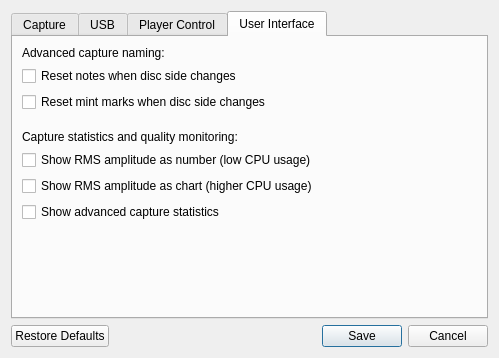
<?xml version="1.0" encoding="UTF-8"?>
<ui version="4.0">
 <class>ConfigurationDialog</class>
 <widget class="QDialog" name="ConfigurationDialog">
  <property name="geometry">
   <rect>
    <x>0</x>
    <y>0</y>
    <width>499</width>
    <height>358</height>
   </rect>
  </property>
  <property name="minimumSize">
   <size>
    <width>450</width>
    <height>290</height>
   </size>
  </property>
  <property name="windowTitle">
   <string>Preferences</string>
  </property>
  <layout class="QVBoxLayout" name="preferencesVerticalLayout">
   <item>
    <widget class="QTabWidget" name="tabWidget">
     <property name="minimumSize">
      <size>
       <width>400</width>
       <height>180</height>
      </size>
     </property>
     <property name="currentIndex">
      <number>3</number>
     </property>
     <widget class="QWidget" name="capture">
      <attribute name="title">
       <string>Capture</string>
      </attribute>
      <layout class="QVBoxLayout" name="captureVerticalLayout">
       <item>
        <layout class="QHBoxLayout" name="captureDirectoryHorizontalLayout">
         <item>
          <widget class="QLabel" name="captureDirectoryLabel">
           <property name="text">
            <string>Capture directory:</string>
           </property>
           <property name="alignment">
            <set>Qt::AlignmentFlag::AlignRight|Qt::AlignmentFlag::AlignTrailing|Qt::AlignmentFlag::AlignVCenter</set>
           </property>
          </widget>
         </item>
         <item>
          <widget class="QLineEdit" name="captureDirectoryLineEdit">
           <property name="sizePolicy">
            <sizepolicy hsizetype="Expanding" vsizetype="Preferred">
             <horstretch>0</horstretch>
             <verstretch>0</verstretch>
            </sizepolicy>
           </property>
          </widget>
         </item>
         <item>
          <widget class="QPushButton" name="captureDirectoryPushButton">
           <property name="sizePolicy">
            <sizepolicy hsizetype="Minimum" vsizetype="Preferred">
             <horstretch>0</horstretch>
             <verstretch>0</verstretch>
            </sizepolicy>
           </property>
           <property name="minimumSize">
            <size>
             <width>80</width>
             <height>0</height>
            </size>
           </property>
           <property name="text">
            <string>Browse</string>
           </property>
          </widget>
         </item>
        </layout>
       </item>
       <item>
        <layout class="QHBoxLayout" name="horizontalLayout_2">
         <item>
          <widget class="QLabel" name="label_4">
           <property name="sizePolicy">
            <sizepolicy hsizetype="Fixed" vsizetype="Preferred">
             <horstretch>0</horstretch>
             <verstretch>0</verstretch>
            </sizepolicy>
           </property>
           <property name="text">
            <string>Capture Format</string>
           </property>
          </widget>
         </item>
         <item>
          <widget class="QComboBox" name="captureFormatComboBox"/>
         </item>
        </layout>
       </item>
       <item>
        <layout class="QHBoxLayout" name="horizontalLayout_flac">
         <item>
          <widget class="QLabel" name="flacCompressionLabel">
           <property name="sizePolicy">
            <sizepolicy hsizetype="Fixed" vsizetype="Preferred">
             <horstretch>0</horstretch>
             <verstretch>0</verstretch>
            </sizepolicy>
           </property>
           <property name="text">
            <string>FLAC Compression</string>
           </property>
          </widget>
         </item>
         <item>
          <widget class="QComboBox" name="flacCompressionComboBox">
           <property name="toolTip">
            <string>Higher levels produce smaller files but need more CPU during the capture. If a capture reports buffer overruns, lower this before anything else.</string>
           </property>
          </widget>
         </item>
        </layout>
       </item>
       <item>
        <widget class="QCheckBox" name="cdDecimationCheckBox">
         <property name="text">
          <string>4:1 decimation (for CD RF capture)</string>
         </property>
         <property name="toolTip">
          <string>Keeps every fourth sample, giving a 10 Msps capture. Applies to both capture formats.</string>
         </property>
        </widget>
       </item>
       <item>
        <spacer name="verticalSpacer">
         <property name="orientation">
          <enum>Qt::Orientation::Vertical</enum>
         </property>
         <property name="sizeType">
          <enum>QSizePolicy::Policy::Minimum</enum>
         </property>
         <property name="sizeHint" stdset="0">
          <size>
           <width>20</width>
           <height>12</height>
          </size>
         </property>
        </spacer>
       </item>
       <item>
        <spacer name="verticalSpacer_2">
         <property name="orientation">
          <enum>Qt::Orientation::Vertical</enum>
         </property>
         <property name="sizeHint" stdset="0">
          <size>
           <width>20</width>
           <height>40</height>
          </size>
         </property>
        </spacer>
       </item>
      </layout>
     </widget>
     <widget class="QWidget" name="usb">
      <attribute name="title">
       <string>USB</string>
      </attribute>
      <layout class="QVBoxLayout" name="usbVerticalLayout">
       <item>
        <layout class="QHBoxLayout" name="horizontalLayout_4">
         <item>
          <widget class="QLabel" name="label_2">
           <property name="sizePolicy">
            <sizepolicy hsizetype="Fixed" vsizetype="Preferred">
             <horstretch>0</horstretch>
             <verstretch>0</verstretch>
            </sizepolicy>
           </property>
           <property name="text">
            <string>Preferred Device</string>
           </property>
          </widget>
         </item>
         <item>
          <widget class="QComboBox" name="preferredDeviceComboBox">
           <property name="editable">
            <bool>true</bool>
           </property>
          </widget>
         </item>
        </layout>
       </item>
       <item>
        <layout class="QGridLayout" name="usbDeviceGridLayout">
         <item row="0" column="0">
          <widget class="QLabel" name="vendorIdLabel">
           <property name="text">
            <string>Vendor ID:</string>
           </property>
           <property name="alignment">
            <set>Qt::AlignmentFlag::AlignRight|Qt::AlignmentFlag::AlignTrailing|Qt::AlignmentFlag::AlignVCenter</set>
           </property>
          </widget>
         </item>
         <item row="1" column="1">
          <widget class="QLineEdit" name="productIdLineEdit">
           <property name="sizePolicy">
            <sizepolicy hsizetype="Expanding" vsizetype="Fixed">
             <horstretch>0</horstretch>
             <verstretch>0</verstretch>
            </sizepolicy>
           </property>
          </widget>
         </item>
         <item row="1" column="0">
          <widget class="QLabel" name="productIdLabel">
           <property name="text">
            <string>Product ID:</string>
           </property>
           <property name="alignment">
            <set>Qt::AlignmentFlag::AlignRight|Qt::AlignmentFlag::AlignTrailing|Qt::AlignmentFlag::AlignVCenter</set>
           </property>
          </widget>
         </item>
         <item row="0" column="1">
          <widget class="QLineEdit" name="vendorIdLineEdit">
           <property name="sizePolicy">
            <sizepolicy hsizetype="Expanding" vsizetype="Fixed">
             <horstretch>0</horstretch>
             <verstretch>0</verstretch>
            </sizepolicy>
           </property>
          </widget>
         </item>
        </layout>
       </item>
       <item>
        <widget class="QLabel" name="defaultIdsLabel">
         <property name="text">
          <string>Default is: 7504/24635</string>
         </property>
         <property name="alignment">
          <set>Qt::AlignmentFlag::AlignCenter</set>
         </property>
        </widget>
       </item>
       <item>
        <layout class="QHBoxLayout" name="horizontalLayout">
         <item>
          <widget class="QLabel" name="label_3">
           <property name="sizePolicy">
            <sizepolicy hsizetype="Fixed" vsizetype="Preferred">
             <horstretch>0</horstretch>
             <verstretch>0</verstretch>
            </sizepolicy>
           </property>
           <property name="text">
            <string>Disk Buffer Queue Size</string>
           </property>
          </widget>
         </item>
         <item>
          <widget class="QComboBox" name="diskBufferQueueSizeComboBox">
           <property name="sizePolicy">
            <sizepolicy hsizetype="Expanding" vsizetype="Fixed">
             <horstretch>0</horstretch>
             <verstretch>0</verstretch>
            </sizepolicy>
           </property>
           <property name="currentText">
            <string/>
           </property>
          </widget>
         </item>
        </layout>
       </item>
       <item>
        <widget class="QCheckBox" name="useSmallUsbTransferQueue">
         <property name="text">
          <string>Limited USB Queue (Linux workaround. Increase &quot;usbfs_memory_mb&quot; instead)</string>
         </property>
        </widget>
       </item>
       <item>
        <widget class="QCheckBox" name="useSmallUsbTransfers">
         <property name="text">
          <string>Use Small Transfers (More reliable/higher CPU)</string>
         </property>
        </widget>
       </item>
       <item>
        <widget class="QCheckBox" name="useWinUsb">
         <property name="text">
          <string>Use WinUSB API (More reliable/lower CPU. Windows only)</string>
         </property>
        </widget>
       </item>
       <item>
        <widget class="QCheckBox" name="useAsyncFileIo">
         <property name="text">
          <string>Use Async file IO (More reliable/lower CPU. Windows only)</string>
         </property>
        </widget>
       </item>
       <item>
        <spacer name="verticalSpacer_4">
         <property name="orientation">
          <enum>Qt::Orientation::Vertical</enum>
         </property>
         <property name="sizeHint" stdset="0">
          <size>
           <width>20</width>
           <height>40</height>
          </size>
         </property>
        </spacer>
       </item>
       <item>
        <widget class="QLabel" name="label">
         <property name="text">
          <string>Please restart the program for these settings to take effect</string>
         </property>
        </widget>
       </item>
      </layout>
     </widget>
     <widget class="QWidget" name="playerControl">
      <attribute name="title">
       <string>Player Control</string>
      </attribute>
      <layout class="QVBoxLayout" name="playerControlVerticalLayout">
       <item>
        <layout class="QGridLayout" name="serialDeviceGridLayout">
         <item row="0" column="0">
          <widget class="QLabel" name="serialDeviceLabel">
           <property name="sizePolicy">
            <sizepolicy hsizetype="Preferred" vsizetype="Preferred">
             <horstretch>0</horstretch>
             <verstretch>0</verstretch>
            </sizepolicy>
           </property>
           <property name="text">
            <string>Serial device:</string>
           </property>
           <property name="alignment">
            <set>Qt::AlignmentFlag::AlignRight|Qt::AlignmentFlag::AlignTrailing|Qt::AlignmentFlag::AlignVCenter</set>
           </property>
          </widget>
         </item>
         <item row="0" column="1">
          <widget class="QComboBox" name="serialDeviceComboBox">
           <property name="sizePolicy">
            <sizepolicy hsizetype="Expanding" vsizetype="Preferred">
             <horstretch>0</horstretch>
             <verstretch>0</verstretch>
            </sizepolicy>
           </property>
          </widget>
         </item>
         <item row="1" column="0">
          <widget class="QLabel" name="serialSpeedLabel">
           <property name="sizePolicy">
            <sizepolicy hsizetype="Preferred" vsizetype="Preferred">
             <horstretch>0</horstretch>
             <verstretch>0</verstretch>
            </sizepolicy>
           </property>
           <property name="text">
            <string>Serial speed:</string>
           </property>
           <property name="alignment">
            <set>Qt::AlignmentFlag::AlignRight|Qt::AlignmentFlag::AlignTrailing|Qt::AlignmentFlag::AlignVCenter</set>
           </property>
          </widget>
         </item>
         <item row="1" column="1">
          <widget class="QComboBox" name="serialSpeedComboBox">
           <property name="sizePolicy">
            <sizepolicy hsizetype="Expanding" vsizetype="Preferred">
             <horstretch>0</horstretch>
             <verstretch>0</verstretch>
            </sizepolicy>
           </property>
          </widget>
         </item>
        </layout>
       </item>
       <item>
        <spacer name="verticalSpacer_5">
         <property name="orientation">
          <enum>Qt::Orientation::Vertical</enum>
         </property>
         <property name="sizeType">
          <enum>QSizePolicy::Policy::Fixed</enum>
         </property>
         <property name="sizeHint" stdset="0">
          <size>
           <width>20</width>
           <height>12</height>
          </size>
         </property>
        </spacer>
       </item>
       <item>
        <widget class="QCheckBox" name="keyLockCheckBox">
         <property name="text">
          <string>Engage key-lock</string>
         </property>
        </widget>
       </item>
       <item>
        <spacer name="verticalSpacer_3">
         <property name="orientation">
          <enum>Qt::Orientation::Vertical</enum>
         </property>
         <property name="sizeHint" stdset="0">
          <size>
           <width>20</width>
           <height>40</height>
          </size>
         </property>
        </spacer>
       </item>
      </layout>
     </widget>
     <widget class="QWidget" name="userInterface">
      <attribute name="title">
       <string>User Interface</string>
      </attribute>
      <layout class="QVBoxLayout" name="userInterfaceVerticalLayout">
       <item>
        <widget class="QLabel" name="advancedNamingLabel">
         <property name="text">
          <string>Advanced capture naming:</string>
         </property>
        </widget>
       </item>
       <item>
        <widget class="QCheckBox" name="perSideNotesCheckBox">
         <property name="text">
          <string>Reset notes when disc side changes</string>
         </property>
        </widget>
       </item>
       <item>
        <widget class="QCheckBox" name="perSideMintCheckBox">
         <property name="text">
          <string>Reset mint marks when disc side changes</string>
         </property>
        </widget>
       </item>
       <item>
        <spacer name="verticalSpacer_8">
         <property name="orientation">
          <enum>Qt::Orientation::Vertical</enum>
         </property>
         <property name="sizeType">
          <enum>QSizePolicy::Policy::Fixed</enum>
         </property>
         <property name="sizeHint" stdset="0">
          <size>
           <width>20</width>
           <height>12</height>
          </size>
         </property>
        </spacer>
       </item>
       <item>
        <widget class="QLabel" name="amplitudeLabel">
         <property name="text">
          <string>Capture statistics and quality monitoring:</string>
         </property>
         <property name="alignment">
          <set>Qt::AlignmentFlag::AlignLeading|Qt::AlignmentFlag::AlignLeft|Qt::AlignmentFlag::AlignVCenter</set>
         </property>
        </widget>
       </item>
       <item>
        <widget class="QCheckBox" name="amplitudeLabelCheckBox">
         <property name="text">
          <string>Show RMS amplitude as number (low CPU usage)</string>
         </property>
        </widget>
       </item>
       <item>
        <widget class="QCheckBox" name="amplitudeChartCheckBox">
         <property name="text">
          <string>Show RMS amplitude as chart (higher CPU usage)</string>
         </property>
        </widget>
       </item>
       <item>
        <widget class="QCheckBox" name="advancedCaptureStatsCheckBox">
         <property name="text">
          <string>Show advanced capture statistics</string>
         </property>
        </widget>
       </item>
       <item>
        <spacer name="verticalSpacer_6">
         <property name="orientation">
          <enum>Qt::Orientation::Vertical</enum>
         </property>
         <property name="sizeHint" stdset="0">
          <size>
           <width>20</width>
           <height>40</height>
          </size>
         </property>
        </spacer>
       </item>
      </layout>
     </widget>
    </widget>
   </item>
   <item>
    <widget class="QDialogButtonBox" name="buttonBox">
     <property name="sizePolicy">
      <sizepolicy hsizetype="Expanding" vsizetype="Fixed">
       <horstretch>0</horstretch>
       <verstretch>0</verstretch>
      </sizepolicy>
     </property>
     <property name="orientation">
      <enum>Qt::Orientation::Horizontal</enum>
     </property>
     <property name="standardButtons">
      <set>QDialogButtonBox::StandardButton::Cancel|QDialogButtonBox::StandardButton::RestoreDefaults|QDialogButtonBox::StandardButton::Save</set>
     </property>
    </widget>
   </item>
  </layout>
 </widget>
 <tabstops>
  <tabstop>tabWidget</tabstop>
  <tabstop>captureDirectoryLineEdit</tabstop>
  <tabstop>captureDirectoryPushButton</tabstop>
  <tabstop>vendorIdLineEdit</tabstop>
  <tabstop>productIdLineEdit</tabstop>
  <tabstop>serialDeviceComboBox</tabstop>
  <tabstop>serialSpeedComboBox</tabstop>
  <tabstop>keyLockCheckBox</tabstop>
  <tabstop>perSideNotesCheckBox</tabstop>
  <tabstop>perSideMintCheckBox</tabstop>
  <tabstop>amplitudeLabelCheckBox</tabstop>
  <tabstop>amplitudeChartCheckBox</tabstop>
 </tabstops>
 <resources/>
 <connections>
  <connection>
   <sender>buttonBox</sender>
   <signal>accepted()</signal>
   <receiver>ConfigurationDialog</receiver>
   <slot>accept()</slot>
   <hints>
    <hint type="sourcelabel">
     <x>248</x>
     <y>254</y>
    </hint>
    <hint type="destinationlabel">
     <x>157</x>
     <y>274</y>
    </hint>
   </hints>
  </connection>
  <connection>
   <sender>buttonBox</sender>
   <signal>rejected()</signal>
   <receiver>ConfigurationDialog</receiver>
   <slot>reject()</slot>
   <hints>
    <hint type="sourcelabel">
     <x>316</x>
     <y>260</y>
    </hint>
    <hint type="destinationlabel">
     <x>286</x>
     <y>274</y>
    </hint>
   </hints>
  </connection>
 </connections>
</ui>
